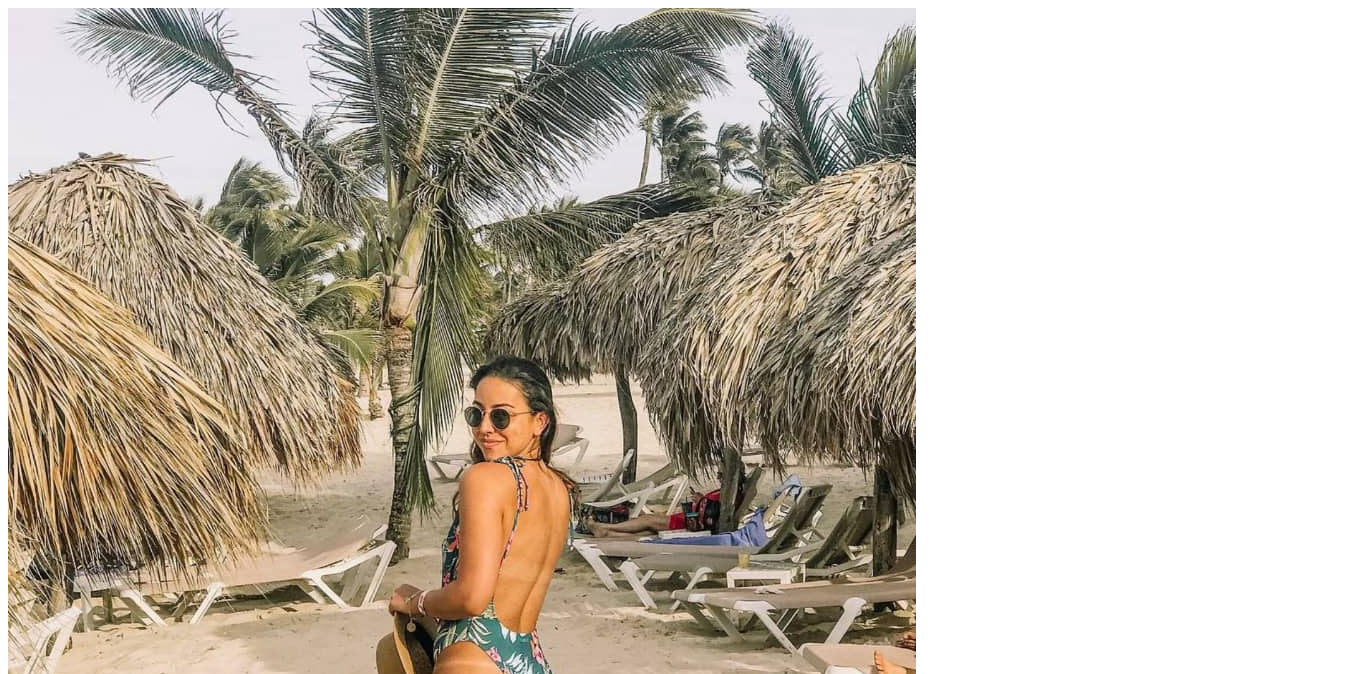
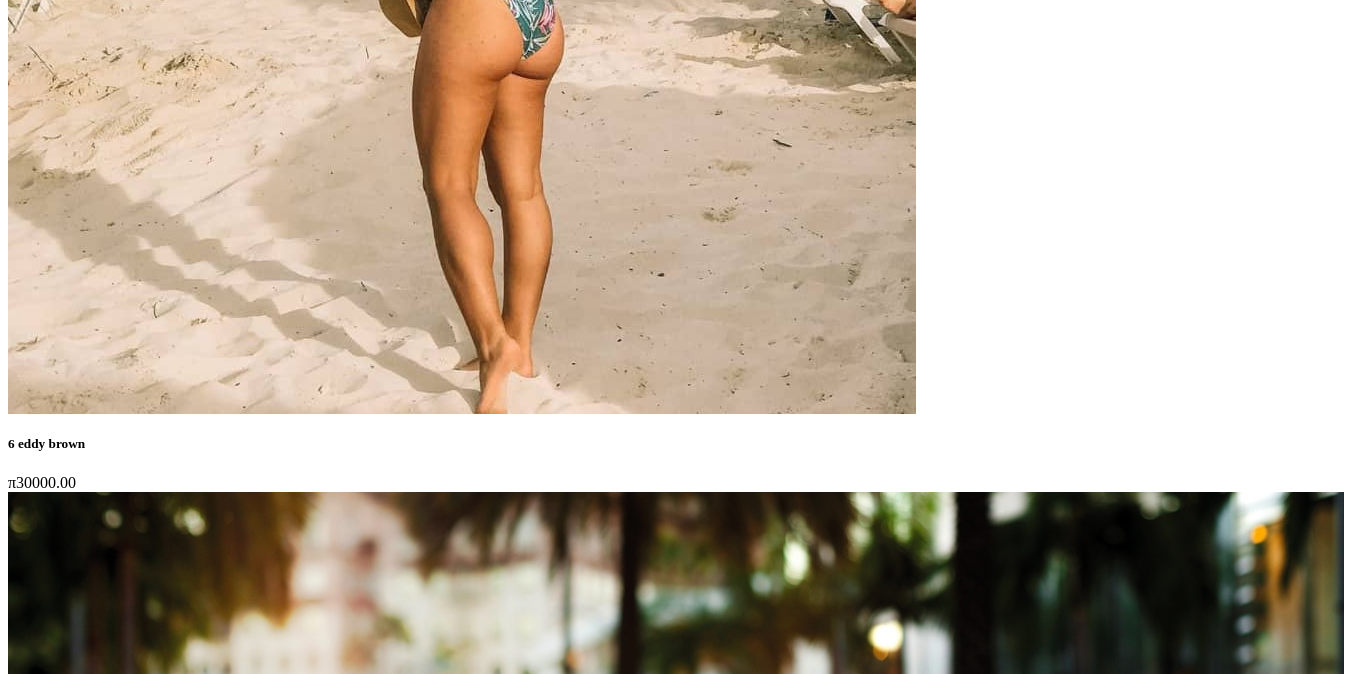
The app's page /product/filter/ (upper part), older data (2 pictures, top to bottom).
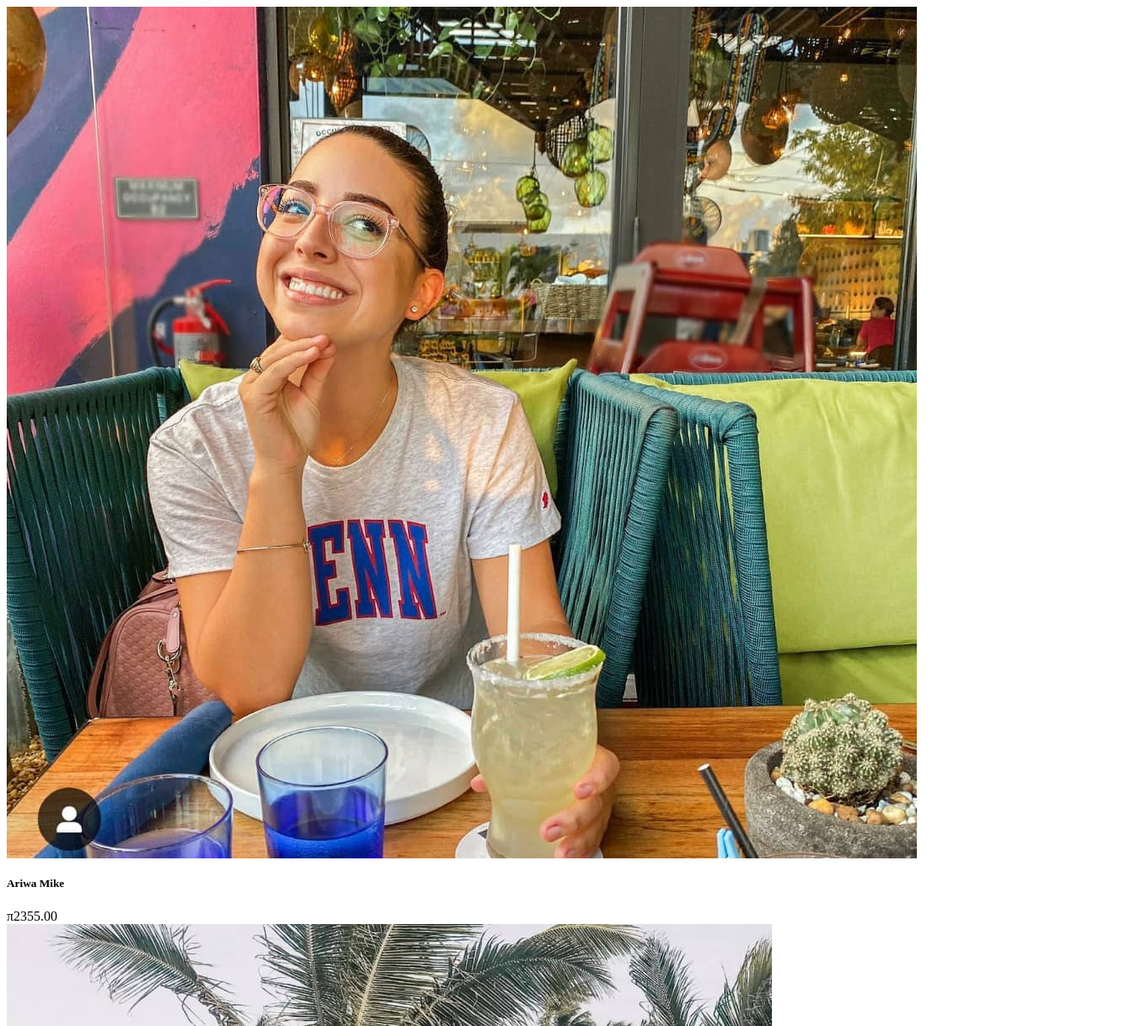
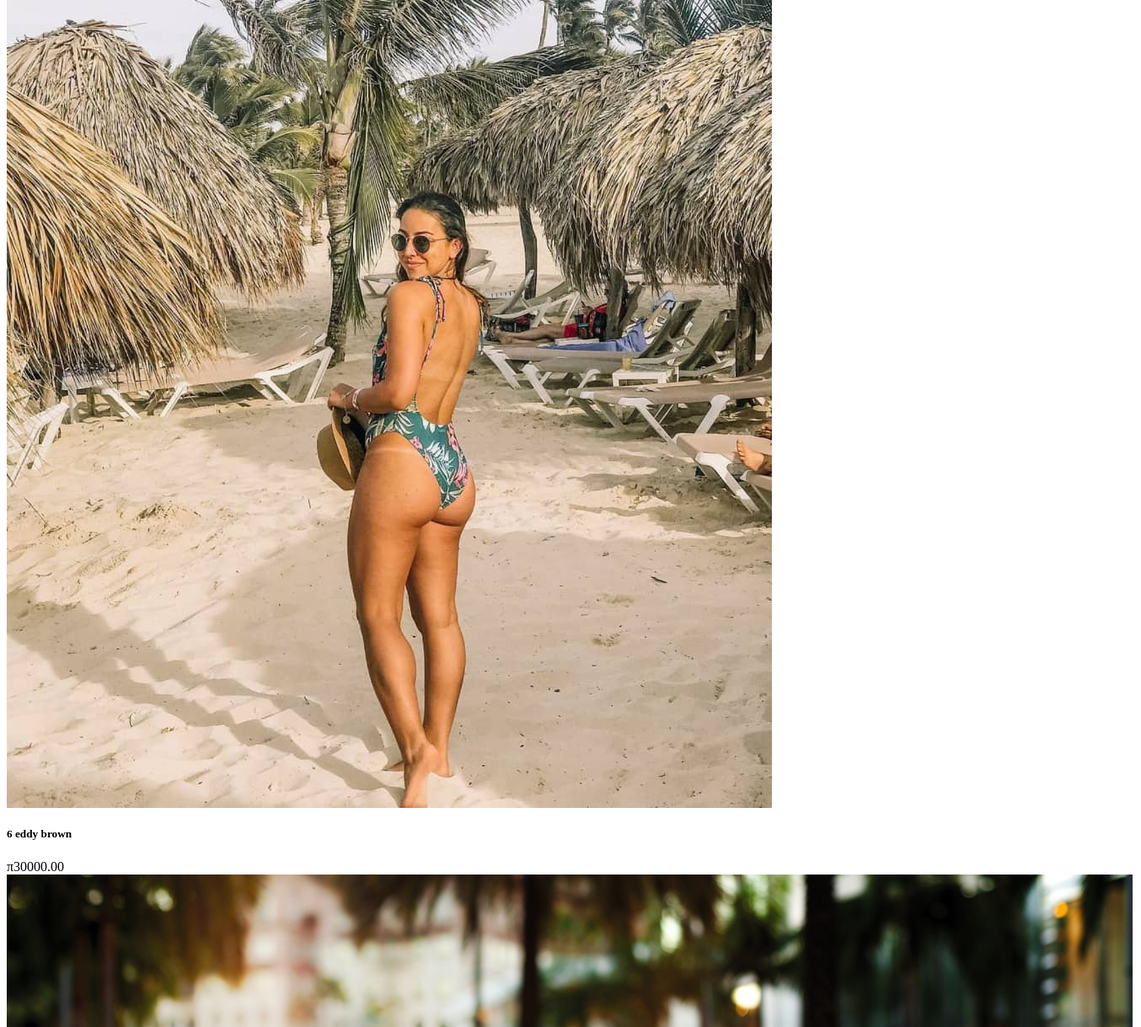
The same page, newer data (2 pictures, top to bottom).
### product/models.py (models this page shows, shortened)
class Product(models.Model):
    STATUS_CHOICES = (
        ('draft', 'Draft'),
        ('published', 'Published'),
        ('out_of_stock', 'Out of Stock'),
        ('discontinued', 'Discontinued'),
    )
    subcategory = models.ForeignKey(SubCategory, on_delete=models.CASCADE, related_name='products')
    name = models.CharField(max_length=200)
    slug = models.SlugField(max_length=200, unique=True)
    description = models.TextField()
    specs = models.JSONField(blank=True, null=True)  # For technical specifications
    price = models.DecimalField(max_digits=10, decimal_places=2)
    stock = models.PositiveIntegerField(default=0)
    sales = models.PositiveIntegerField(default=0)
    image = models.ImageField(upload_to='products/')
    status = models.CharField(max_length=20, choices=STATUS_CHOICES, default='draft')
    is_featured = models.BooleanField(default=False)
    meta_keywords = models.CharField(max_length=255, blank=True)  # For SEO
    meta_description = models.TextField(blank=True)  # For SEO
    created_at = models.DateTimeField(auto_now_add=True)
    updated_at = models.DateTimeField(auto_now=True)
    class Meta:
        ordering = ['-created_at']

### product/views.py (the view)
# urls.py: path('filter/', views.filter_products, name='filter_products'),
def filter_products(request):
    category = request.GET.get('category')
    subcategory = request.GET.get('subcategory')
    products = Product.objects.filter(status='published')
    if category and category != 'all':
        if subcategory and subcategory != 'all':
            products = products.filter(subcategory__slug=subcategory)
        else:
            products = products.filter(subcategory__category__slug=category)
    if category == 'all':
        products = list(products)
        random.shuffle(products)
    else:
        products = products.order_by('-created_at')
    context = {
        'products': products,
        'current_category': category,
        'current_subcategory': subcategory
    }
    return render(request, 'product/partials/product_list_partial.html', context)

### templates/product/partials/product_list_partial.html
<div class="row g-2 g-md-3 g-lg-4">
    {% for product in products %}
    <div class="col">
        <div class="product-card" onclick="window.location='{% url 'product:product_detail' product.slug %}'">
            <div class="product-image">
                <img src="{{ product.image.url }}" alt="{{ product.name }}">
            </div>
            <div class="product-info">
                <h5 class="product-title">{{ product.name }}</h5>
                <div class="product-meta">
                    <div class="price">π{{ product.price }}</div>
                </div>
            </div>
        </div>
    </div>
    {% empty %}
    <div class="col-12">
        <p class="text-center text-muted py-4">No products found in this category.</p>
    </div>
    {% endfor %}
</div>

Row changes from the older to the newer data that the page shows:
added Product: image (picture), name "Ariwa Mike", price "2355.00"
